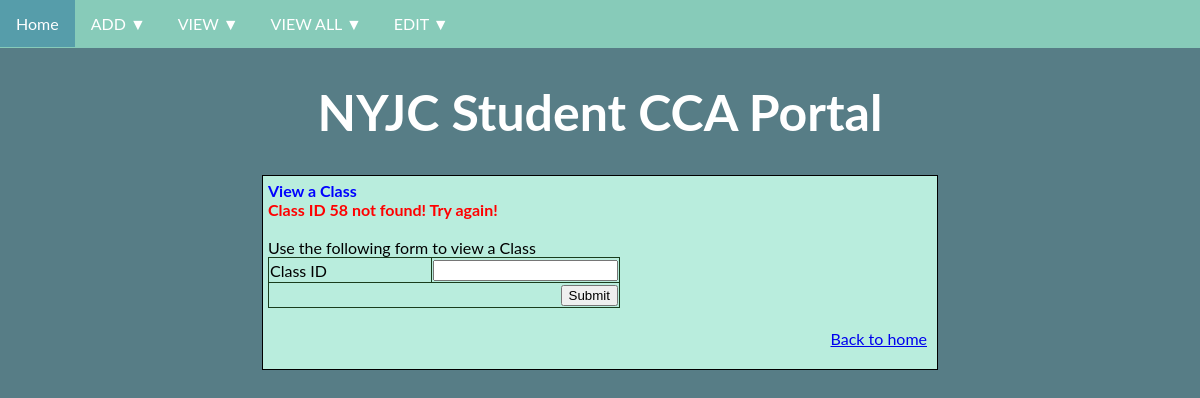
Before: /view/class?id=58 with the older database file.
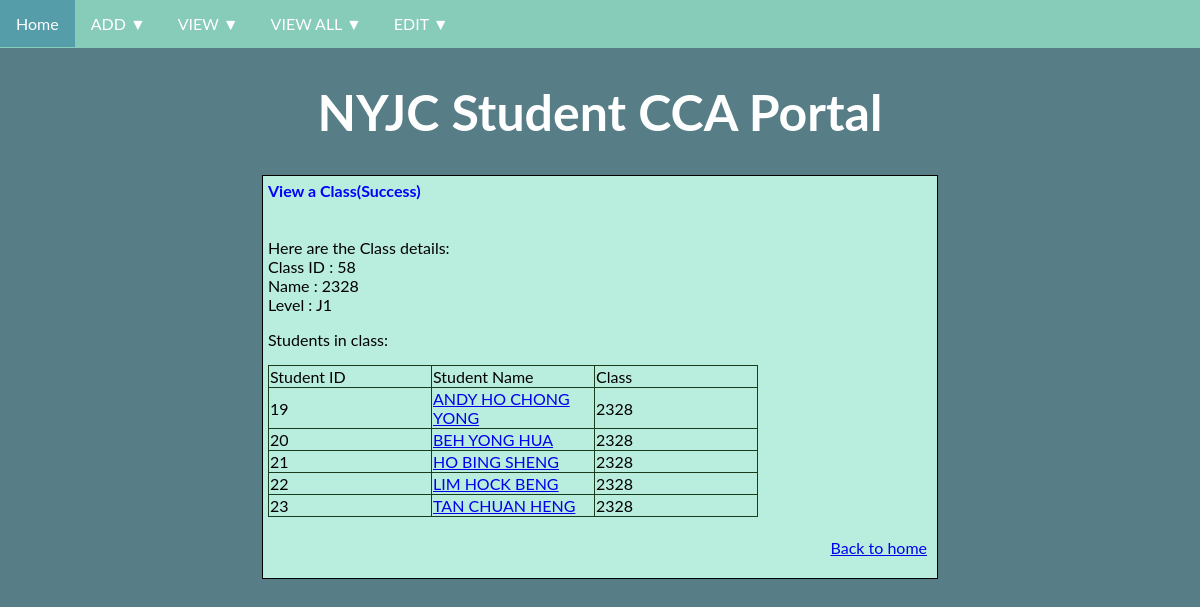
After: the same page with the newer database file.
### tables this page shows
CREATE TABLE "Class"(
                "id" TEXT UNIQUE,
                "name" TEXT,
                "level" TEXT,
                Primary Key("id")
                );

CREATE TABLE "Student"(
                "id" TEXT UNIQUE,
                "name" TEXT,
                "student_age" INT,
                "year_enrolled" INT,
                "graduating_year" INT,
                "class_id" TEXT,
                Primary Key("id")
                Foreign Key("class_id") REFERENCES Class("id")
                );

### main.py (the view)
@app.route('/view/class', methods = ["GET", 'POST'])
def view_class():
    title = 'View a Class'
    span1 = "View a Class"
    span2 = "Use the following form to view a Class"
    form_header = {"id": "Class ID"}
    error = ' '
    if request.args:
        id = request.args["id"].strip(" ")
        record = classCollection.find(id)
        if record != None:
            students = classCollection.viewstudent(id)
            span1 = "View a Class(Success)"
            span2 = "Here are the Class details:"
            form_header = {
                           'id' : 'Class ID',
                           'name': 'Name',
                           'level': 'Level'
                               }
            table_header = {
                           'student_id' : 'Student ID',
                           'student_name': 'Student Name',
                           'class': 'Class'
            }
            return render_template("view.html",
                               page_type = 'success_class',
                               title = title,
                               span1 = span1,
                               span2 = span2,
                               form_header = form_header,
                               table_header = table_header,
                               form_data = {
                                   'record':record,
                                   'students':students
                               }
                              )
        else:
            error = f'Class ID {request.args["id"]} not found! Try again!'
    return render_template("view.html",
                           page_type = "view_class",
                           title = title,
                           span1 = span1,
                           span2 = span2,
                           error = error,
                           form_header = form_header,
                           form_meta = {
                                'action': '/view/class?confirm',
                                'method': 'get'
                            },
                           form_data = {
                                "id": " "
                            }
                          )

### storage.py (called while the page is built)
    def _executedql(self, query: str, type: str, params: tuple) -> Optional[sqlite3.Row]:
        with sqlite3.connect(self._dbname) as conn:
            conn.row_factory = sqlite3.Row
            cur = conn.cursor()
            result = None
            if type == 'one':
                cur.execute(query, params)
                result = cur.fetchone()
            elif type == "many":
                cur.execute(query)
                result = cur.fetchall()
            elif type == "join":
                cur.execute(query, params)
                result = cur.fetchall()
            return result

    def find(self, key: str, columns: list[str] = ["*"]) -> Optional[dict]:
        querycolumns = ','.join(columns)
        query = f'''
                SELECT {querycolumns} FROM "{self._tblname}"
                WHERE "{self._key}" =?;
        '''
        result = self._executedql(query, "one", (key,))
        if result is not None:
            return dict(result)
        else:
            return None

    def viewstudent(self, key: str) -> Optional[list[dict]]:
        query = f'''SELECT "Student"."id" as "student_id",
                           "Student"."name" as "student_name",
                           "{self._tblname}"."name" as "class"
                    FROM "{self._tblname}"
                    INNER JOIN "Student"
                        ON "{self._tblname}"."{self._key}" = "Student"."class_id"
                    WHERE "{self._tblname}"."{self._key}" = ?
                    ORDER BY ABS("Student"."id");
                '''
        result = self._executedql(query, "join", (key,))
        if result != []:
            lst = []
            for record in result:
                lst.append(dict(record))
            return lst
        else:
            return None

### templates/view.html (shortened to what this page needs)
<!DOCTYPE html>
<html>
    <head>
    {% include "head.html" %}
    </head>
    <body>
        {% include "header.html" %}
        <div class='container'>
            <span class='highlight-blue'> {{span1}} </span>
            <span class='highlight-red'> {{error}}</span>
            <span> {{span2}} </span>
        {% if 'view' in page_type %}
        <form
            action = "{{ form_meta['action'] }}"
            method = "{{ form_meta['method'] }}"
            >
        <table>
            {% for name, value in form_data.items() %}
            <tr>
                <td>
                    <label for= '{{ name }}'>
                    {{form_header[name]}}
                    </label>
                </td>
                <td>
                    <input id= '{{ name }}' type='text' name= '{{ name }}' value='{{ value }}' >
                </td>
            </tr>
            {% endfor %}
            <tr>
                <td colspan = "2" align = "right" >
                    <input type='submit' value='Submit'>
                </td>
            </tr>
        </table>
        </form>
        {% elif 'success' in page_type %}
            {% for name, value in form_data['record'].items() %}
                {{form_header[name]}} : {{value}}
            {% endfor %}
            {% if 'class' in page_type %}
                <p> Students in class: </p>
                {%if form_data['students'] != None %}
                    <table>
                        <tr>
                        {% for header in form_data['students'][0].keys() %}
                            <td> {{table_header[header]}} </td>
                        {% endfor %}
                        </tr>
                        {% for student in form_data['students'] %}
                            <tr>
                            {% for name, value in student.items() %}
                                {% if name == "student_name" %}
                                    <td> <a href="/view/student?id={{student['student_id']}}">{{value}}</a></td>
                                {% else %}
                                    <td>{{value}}</td>
                                {% endif %}
                            {% endfor %}
                            </tr>
                        {% endfor %}
                    </table>
                {% else %}
                    <p> No students found.</p>
                {% endif %}
            {% endif %}
        {% endif %}
        {% include "footer.html" %}
        </div>
    </body>
</html>

### templates/head.html (shortened to what this page needs)
<link rel="stylesheet" href="/static/css/styles.css">

### templates/header.html (shortened to what this page needs)
<div class="navbar">
  <a href="/"> Home </a>
  <div class="dropdown">
    <button class="dropbtn">
        ADD &#9660
    </button>
  </div>
    <div class="dropdown">
        <button class="dropbtn">
            VIEW &#9660
        </button>
    </div>
    <div class="dropdown">
        <button class="dropbtn">
            VIEW ALL &#9660
        </button>
    </div>
    <div class="dropdown">
        <button class="dropbtn">
            EDIT &#9660
        </button>
    </div>
</div>
<h1>
    NYJC Student CCA Portal
</h1>

### templates/footer.html
<footer class = 'footer'>
    <p class='ralign'>
    <a href='/'> Back to home </a>
    </p>
</footer>

### static/css/styles.css (style rules this page uses)
body { background-color: #577D86; font-family: "Lato", sans-serif; margin: 0px; }
h1 { font: 50px 'Lato', sans serif; font-weight: bold; text-align: center; color: white; }
.highlight-blue { font-weight: bold; color: blue; }
.main-heading, .container, .footer { padding: 5px; margin: auto; }
.container { display: table; border: 0.5px solid black; background-color: #B9EDDD; color: black; width: 664px }
.ralign { float:right; }
.navbar { overflow: hidden; background-color: #87CBB9 }
.navbar a { float: left; font-size: 16px; color: white; text-align: center; padding: 14px 16px; text-decoration: none; }
.dropdown { float: left; overflow: hidden; }
.dropdown .dropbtn { font-size: 16px; border: none; outline: none; color: white; padding: 14px 16px; background-color: inherit; font-family: inherit; margin: 0; }
table { border: 0.5px solid #193d1d; border-collapse: collapse; }
th, td { width: 10em; border: 0.5px solid #193d1d; }

Changed rows visible on the page:
added Class: form_header "Class ID", id "58", form_header "Name", name "2328", form_header "Level", level "J1"
added Student: id "19", name "ANDY HO CHONG YONG", name "2328"
added Student: id "20", name "BEH YONG HUA", name "2328"
added Student: id "21", name "HO BING SHENG", name "2328"
added Student: id "22", name "LIM HOCK BENG", name "2328"
added Student: id "23", name "TAN CHUAN HENG", name "2328"
Other visible differences:
{{ span1 }}: "View a Class" → "View a Class(Success)"
{{ span2 }}: "Use the following form to view a Class" → "Here are the Class details:"
{{ error }}: "Class ID 58 not found! Try again!" → (not shown)
form field value: "Submit" → (not shown)
text now shown: "Students in class:"
new list line: "Student ID"
new list line: "Student Name"
new list line: "Class"
list line gone: "Class ID "
